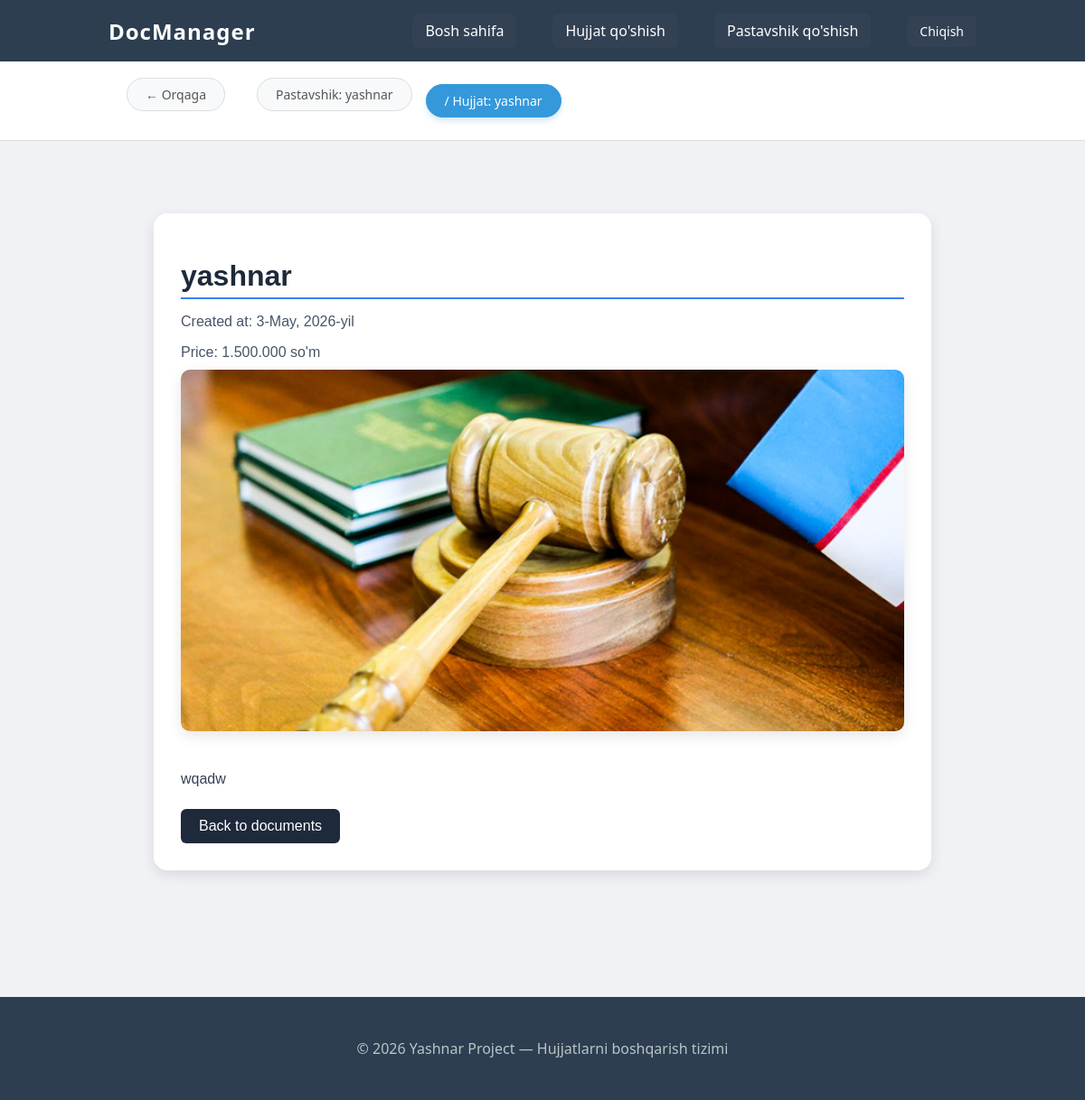
/document_detail/yashnardsf (signed in), run on the app's committed database.
### documents/models.py (models this page shows, shortened)
class Category(models.Model):
    user = models.ForeignKey(MainUser, on_delete=models.CASCADE, related_name="category")
    name = models.CharField(max_length=30, verbose_name="Hujjat turi")
    slug = models.SlugField(max_length=255, verbose_name="URL", db_index=True, unique=True)
    class Meta:
        verbose_name = "Hujjatlar turi - (Category)"
        verbose_name_plural = "Hujjatlar turi - (Category)"

class Documents(models.Model):
    user = models.ForeignKey(MainUser, on_delete=models.CASCADE, verbose_name="Foydalanuvchi", related_name="hujjatlar")
    category = models.ForeignKey('Category', on_delete=models.CASCADE, related_name="hujjatlar", verbose_name="Hujjat turi")
    name = models.CharField(max_length=30, verbose_name="Hujjat nomi")
    price = models.DecimalField(max_digits=16, decimal_places=2, verbose_name="Narxi")
    slug = models.SlugField(max_length=250, db_index=True, verbose_name="URL", unique=True)
    image = models.ImageField(upload_to='documents/images', verbose_name="Rasm")
    description = models.TextField(null=True, blank=True, verbose_name="Qo'shimcha ma'lumot")
    time_create = models.DateField(auto_now_add=True, verbose_name="Yaratilgan vaqti")
    time_update = models.DateField(auto_now=True, verbose_name="Yangilangan vaqti")
    class Meta:
        verbose_name = "Hujjat"
        verbose_name_plural = "Hujjatlar"

### documents/views.py (the view)
# urls.py: path('document_detail/<slug:document_slug>', DetailDocument.as_view(), name='document_detail'),
class DetailDocument(DetailView):
    model = Documents
    template_name = 'document/document_detail.html'
    context_object_name = 'doc'
    slug_url_kwarg = 'document_slug'
    def get_context_data(self, **kwargs):
        context = super().get_context_data(**kwargs)
        if self.object and self.object.category:
            context['cat_selected'] = self.object.category.slug
        else:
            context['cat_selected'] = 0
        return context
    def get_queryset(self):
        return Documents.objects.filter(user=self.request.user)

### documents/templatetags/custom_filters.py (called while the page is built)
@register.filter
def dotcomma(value):
    try:
        value = int(value)
        return f"{value:,}".replace(",", ".")
    except (ValueError, TypeError):
        return value

@register.simple_tag(name="get_cats")
def get_categories(user):
    categories = Category.objects.filter(user=user).distinct()
    return categories

### templates/document/document_detail.html (shortened to what this page needs)
{% extends 'base.html' %}
{% block content %}
{% load static %}
{% load custom_filters %}
<link rel="stylesheet" href="{% static 'documents/css/detail.css' %}">
<div class="detail-container">
    <h1 class="detail-title">{{ doc.name }}</h1>
    <p class="detail-meta">Created at: {{ doc.time_create }}</p>
    <p class="detail-meta">Price: {{ doc.price|dotcomma }} so'm</p>
    {% if doc.image %}
        <img class="detail-img" src="{{ doc.image.url }}">
    {% endif %}
    <p class="detail-description">{{ doc.description }}</p>
    <a href="{% url 'home' %}" class="btn-detail-detail">Back to documents</a>
</div>
{% endblock %}

### templates/base.html (shortened to what this page needs)
<!DOCTYPE html>
<html lang="uz">
<head>
    {% load static %}
    {% load custom_filters %}
    <link rel="stylesheet" href="{% static 'css/style.css' %}">
</head>
<body>
<header class="header">
    <div class="container header-inner">
        <h2 class="logo"><a href="/">DocManager</a></h2>
        <nav class="nav">
            <a href="/" class="nav-link">Bosh sahifa</a>
            <a href="{% url 'addpage' %}" class="nav-link">Hujjat qo'shish</a>
            <a href="{% url 'addcat' %}" class="nav-link">Pastavshik qo'shish</a>
            <a href="{% url 'logout' %}" class="logout-btn">Chiqish</a>
        </nav>
    </div>
</header>
{% get_cats request.user as categories %}
<nav class="category-bar">
    <div class="container">
        <ul class="category-list" style="list-style: none; display: flex; gap: 15px; padding: 10px 0;">
            {% if cat_selected == 0 %}
                <li class="cat-item active"><strong>Barchasi</strong></li>
                {% for cat in categories %}
                    <li><a href="/?cat={{ cat.slug }}" class="cat-item">{{ cat.name }}</a></li>
                {% endfor %}
            {% else %}
                <li><a href="/" class="cat-item">← Orqaga</a></li>
                {% for cat in categories %}
                    {% if cat.slug == cat_selected %}
                        {% if doc %}
                            <li><a href="/?cat={{ cat.slug }}" class="cat-item">Pastavshik: {{ cat.name }}</a></li>
                            <li class="cat-item active"> / Hujjat: {{ doc.name }}</li>
                        {% else %}
                            <li class="cat-item active"><strong>Pastavshik: {{ cat.name }}</strong></li>
                        {% endif %}
                    {% endif %}
                {% endfor %}
            {% endif %}
        </ul>
    </div>
</nav>
<main class="container main-content">
    {% block content %}{% endblock %}
</main>
<footer class="footer">
    <div class="container">
        <p>© 2026 Yashnar Project — Hujjatlarni boshqarish tizimi</p>
    </div>
</footer>
</body>
</html>

### static/css/style.css (style rules this page uses)
body { margin:0; font-family: Arial, sans-serif; background:#f4f6f8; }
.container { width:80%; margin:auto; }
.header { background:#1e293b; color:white; padding:15px 0; }
.logo { display:inline-block; }
nav { float:right; }
nav a { color:white; text-decoration:none; margin-left:20px; }
.footer { margin-top:50px; text-align:center; padding:20px; background:#e5e7eb; }
body { margin:0; font-family: Arial, sans-serif; background:#f4f6f8; display:flex; flex-direction:column; min-height:100vh; }
main { flex:1; }
.header { background:#1e293b; padding:15px 0; }
.header-inner { display:flex; justify-content:space-between; align-items:center; }
.logo { color:white; margin:0; }
.nav { display:flex; gap:15px; }
.nav a { color:white; text-decoration:none; padding:8px 14px; border-radius:6px; background:#334155; }
.container { max-width: 1100px; margin: 0 auto; padding: 0 20px; }
.header { background-color: #1a237e; color: white; padding: 15px 0; }
.header-inner { display: flex; justify-content: space-between; align-items: center; }
.logo { margin: 0; font-size: 24px; }
.nav a { color: white; text-decoration: none; margin-left: 20px; font-weight: 500; }
.category-bar { background-color: #f5f5f5; border-bottom: 1px solid #ddd; padding: 12px 0; margin-bottom: 20px; }
.category-list { display: flex; gap: 12px; list-style: none; padding: 0; margin: 0; }
.cat-item { text-decoration: none; color: #444; padding: 6px 18px; background: white; border: 1px solid #ccc; border-radius: 20px; font-size: 14px; transition: 0.3s; }
.cat-item:hover, .cat-item.active { background-color: #007bff; color: white; border-color: #007bff; }
body { font-family: 'Segoe UI', Tahoma, Geneva, Verdana, sans-serif; margin: 0; padding: 0; background-color: #f0f2f5; color: #333; }
.header { background-color: #2c3e50; color: white; padding: 15px 0; box-shadow: 0 2px 10px rgba(0,0,0,0.1); }
.logo a { color: white; text-decoration: none; font-weight: bold; letter-spacing: 1px; }
.nav { display: flex; align-items: center; gap: 20px; }
.nav-link { color: #bdc3c7; text-decoration: none; transition: 0.3s; }
.logout-btn { background-color: #e74c3c; color: white; padding: 8px 15px; border-radius: 5px; text-decoration: none; font-size: 14px; }
.category-bar { background: white; padding: 15px 0; border-bottom: 1px solid #ddd; margin-bottom: 30px; position: sticky; top: 0; z-index: 100; }
.category-list { display: flex; gap: 12px; overflow-x: auto; padding-bottom: 5px; }
.cat-item { text-decoration: none; color: #555; padding: 8px 20px; background: #f8f9fa; border: 1px solid #ddd; border-radius: 25px; font-size: 14px; white-space: nowrap; transition: 0.3s; }
.cat-item:hover, .cat-item.active { background-color: #3498db; color: white; border-color: #3498db; box-shadow: 0 4px 6px rgba(52, 152, 219, 0.2); }
.main-content { min-height: 70vh; }
.footer { text-align: center; padding: 30px 0; background-color: #2c3e50; color: #bdc3c7; margin-top: 50px; }

### documents/static/documents/css/detail.css (style rules this page uses)
.detail-container { max-width: 800px; margin: 50px auto; padding: 30px; background: #ffffff; border-radius: 15px; box-shadow: 0 5px 15px rgba(0,0,0,0.1); font-family: Arial, sans-serif; }
.detail-title { font-size: 2rem; color: #1e293b; margin-bottom: 15px; border-bottom: 2px solid #3b82f6; padding-bottom: 5px; }
.detail-meta { font-size: 1rem; color: #475569; margin-bottom: 10px; }
.detail-img { width: 100%; max-height: 400px; object-fit: cover; border-radius: 10px; margin-bottom: 20px; box-shadow: 0 5px 15px rgba(0,0,0,0.1); transition: transform 0.3s ease; }
.detail-description { font-size: 1rem; color: #334155; line-height: 1.6; margin-bottom: 20px; }
.btn-detail-detail { display: inline-block; padding: 10px 20px; background-color: #1e293b; color: #fff; text-decoration: none; border-radius: 6px; border: none; text-align: center; cursor: pointer; transition: background 0.2s ease; }

### data on the page
Category: name "yashnar"
Documents: name "yashnar", time_create "3-May, 2026-yil", price|dotcomma "1.500.000", image (picture), description "wqadw"
